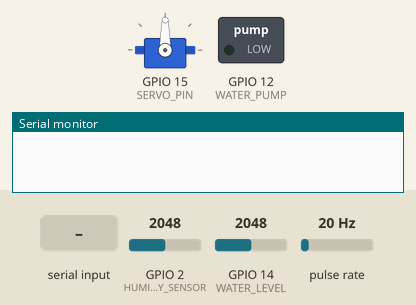
Simulated run of this sketch. Board: ESP32. Parts: servo, switched loads named in the sketch (green lamp = pin HIGH), the last lines printed to the serial monitor. Wiring (inferred from the names in the program): pulse sensor: data GPIO 13. Dashed ring = blinking. The inputs (shaded band) are chosen by the test bench; at power-on: GPIO 2 (HUMIDITY_SENSOR) = 2048, GPIO 14 (WATER_LEVEL) = 2048, pulse rate 20 Hz.

Above: at 1.2 s.
1.3 s: "1\n" received over Serial
At 2.54 s:
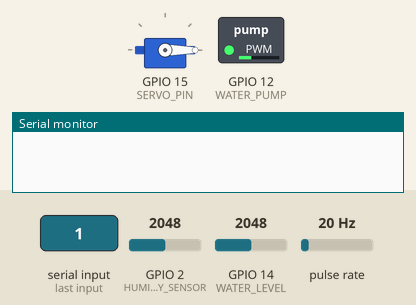
4.8 s: "1,90\n" received over Serial
At 6.05 s:
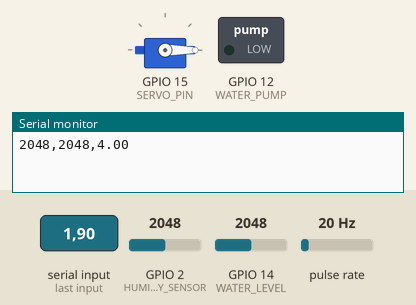
6.3 s: "1\n" received over Serial
At 7.1 s:
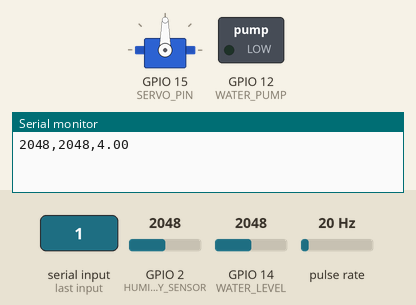
9.8 s: "90,45\n" received over Serial
Timing chart, 0 to 12.3 s (numbered marks = the images above; inputs shaded):
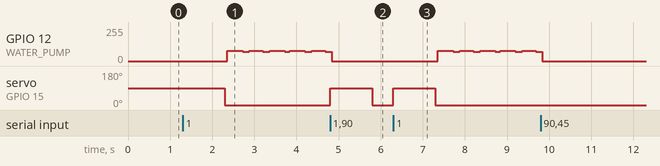

The sketch:

jardin-hidroponico.ino
```cpp
/*

Creado por: Hugo Escalpelo
Fecha: 20230628

Este es el programa general que controla todos los sensores y actuadores del
Jardín Hidropónico: Sensor de humedad de tierra, sensor de nivel de agua, sensor
de flujo de agua, servomotor para administracion de sales y bomba de agua.

Este programa reporta los valores de los sensores via serial de la siguiente forma
[sensor de humedad de tierra, sensor de nivel de agua, sensor de flujo de agua]
Los tipos de dato son los siguientes [int, int, float]

Este programa puede recibir una cadena con salto de linea via serial para controlar
los motores de la siguiente forma [servo, bomba]. Los tipos de dato son los siguientes
[bool, bool]

Este circuito se conecta via USB a la Raspberr Pi para tener conectividad a WiFi
debido a que una limitación del ESP32CAM es que no se puede usar el convertidor
analógico digital mientras se usa el WiFi. La raspberry Pi deberá correr un flow
en NodeRed que se comunique via mqtt con el servidor principal. El servidor principal
tendrá un flow que graficará y administrará el funcionamiento del jardín hidropónico.

Conexiones:

ESP32CAM    FTDI
5v----------VCC
GND---------GND
UoR---------Tx
UoT---------Rx

ESP32CAM    Sensor de humedad
5v----------5v
GND---------GND
GPIO02------Signal/A0

ESP32CAM    Sensor de nivel de agua
5v----------5v
GND---------GND
GPIO14------Signal/A0

ESP32CAM    Sensor de flujo de agua
5v----------5v
GND---------GND
GPIO13------Signal

ESP32CAM    Servo
5v----------5v
GND---------GND
GPIO15------Signal

ESP32CAM    BC548     Bomba de agua
5v----------Colector
GPIO12------Base
            Emisor----Positivo
GND-------------------Negativo

*/

#include <ESP32Servo.h>

#define HUMIDITY_SENSOR 2 // Sensor de humedad en el pin GPIO2
#define WATER_LEVEL 14 // Sensor de nivel de agua en el pin GPIO14
#define FLOW_SENSOR 13 // Sensor de flujo de agua en el pin GPIO13
#define WATER_PUMP 12 // Bomba de agua en el pin GPIO12
#define SERVO_PIN 15 // Servomotor en el pin GPIO15

Servo servo; // Crea un objeto Servo

volatile int flowCounter; // Este entero volátil almacena el número de pulsos del sensor de flujo.
float flowRate = 0; // Inicializa el flujo de agua
unsigned long oldTime;
unsigned long msgTime;
int servoCommand = 0; // Variable para controlar la activación del servo
int pumpCommand = 0; // Variable para controlar la activación de la bomba de agua

// Esta es la función de interrupción que se activa cada vez que el sensor de flujo envía un pulso.
void IRAM_ATTR pulseCounter() {
  flowCounter++;
}

void setup() {
  Serial.begin(115200); // Inicia la comunicación serial a 115200 bps
  pinMode(HUMIDITY_SENSOR, INPUT);
  pinMode(WATER_LEVEL, INPUT);
  pinMode(FLOW_SENSOR, INPUT_PULLUP); // Configura el pin del sensor de flujo como entrada
  pinMode(WATER_PUMP, OUTPUT);

  attachInterrupt(digitalPinToInterrupt(FLOW_SENSOR), pulseCounter, RISING);  // Asocia la función de interrupción pulseCounter al pin del sensor de flujo

  servo.attach(SERVO_PIN); // Adjunta el servomotor al pin definido
  oldTime = millis();
  msgTime = millis ();
}

void loop() {
  if (Serial.available() > 0) {
    String data = Serial.readStringUntil('\n'); // Lee la cadena de datos hasta que encuentre una nueva línea
    servoCommand = data.substring(0, data.indexOf(',')).toInt(); // Extrae la instrucción para el servomotor
    pumpCommand = data.substring(data.indexOf(',') + 1).toInt(); // Extrae la instrucción para la bomba de agua

    // Acciona el servomotor si recibe la instrucción correcta
    if (servoCommand == 1) {
      servo.write(90); // Abre la compuerta de sales
      delay(1000); // Espera un segundo
      servo.write(0); // Cierra la compuerta de sales
    }
  }

  // Activa o desactiva la bomba de agua según la instrucción recibida
  if (pumpCommand == 1) {
    digitalWrite(WATER_PUMP, HIGH); // Activa la bomba de agua
    delay(3); // Espera 3 milisegundos
    digitalWrite(WATER_PUMP, LOW); // Desactiva la bomba deagua
    delay(7); // Espera 7 milisegundos
  } else if (pumpCommand == 0) {
    digitalWrite(WATER_PUMP, LOW); // Desactiva la bomba de agua
  }

  // Cada 1 segundo, calcula el caudal de agua en litros por minuto (L/min)
  if (millis() - oldTime >= 1000) {
    oldTime = millis();
    flowRate = (flowCounter / 450.0) * 60.0; // Los sensores de flujo normalmente envían 450 pulsos por litro
    flowCounter = 0; // Resetea el contador de flujo
  }

  // Envía los datos de los sensores cada 5 segundos
  if (millis() - msgTime >= 5000) {
    msgTime = millis();
    int humiditySensor = analogRead(HUMIDITY_SENSOR); // Lee el sensor de humedad
    int waterLevel = analogRead(WATER_LEVEL); // Lee el sensor de nivel de agua
    Serial.println(String(humiditySensor) + "," + String(waterLevel) + "," + String(flowRate)); // Envia los datos
  }
}
```

Measured:
- after the input at 1.3 s, GPIO 12 (WATER_PUMP): alternates 77/255 for 0.36 s and 71/255 for 0.16 s, starting after 1.1 s; servo on GPIO 15 (SERVO_PIN): 90° → 0° after 1.0 s
- after the input at 4.8 s, servo on GPIO 15 (SERVO_PIN): 0° → 90° at once, → 0° 1.0 s later
- after the input at 6.3 s, GPIO 12 (WATER_PUMP): alternates 77/255 for 0.36 s and 71/255 for 0.16 s, starting after 1.1 s; servo on GPIO 15 (SERVO_PIN): 0° → 90° at once, → 0° 1.0 s later
